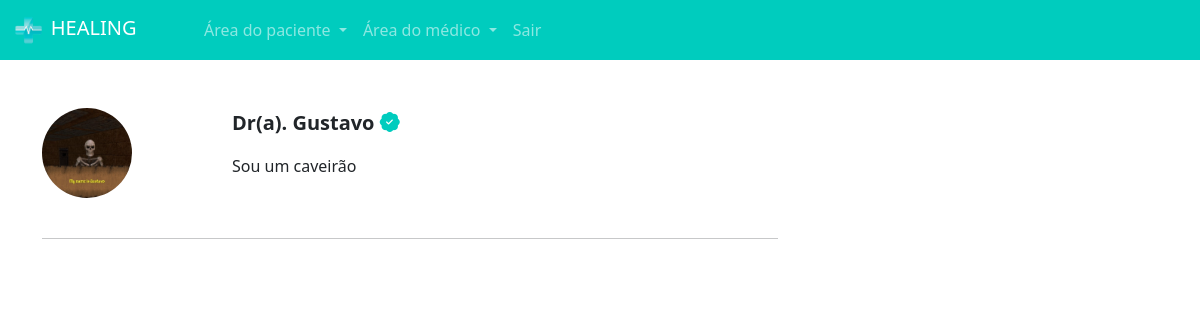
The app's page /pacientes/escolher_horario/2/ (signed in), older data.
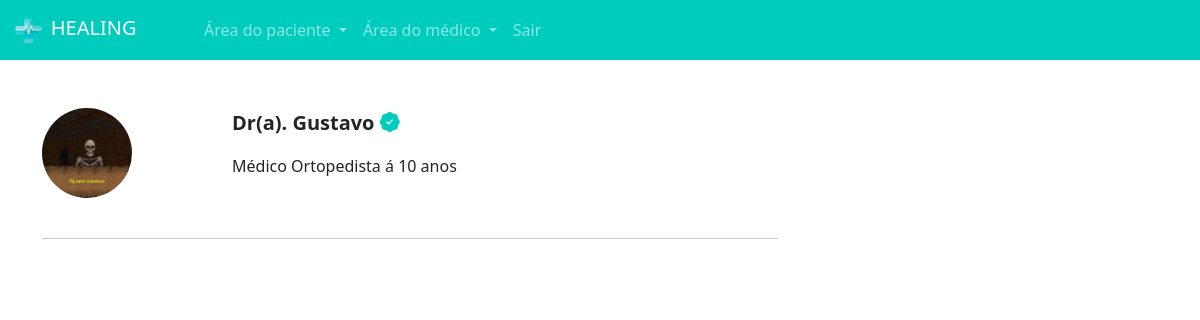
The same page, newer data.
### medico/models.py (models this page shows, shortened)
class DadosMedico(models.Model):
    crm = models.CharField(max_length=8)
    nome = models.CharField(max_length=100)
    cep = models.CharField(max_length=15)
    rua = models.CharField(max_length=100)
    bairro = models.CharField(max_length=100)
    numero = models.IntegerField()
    rg = models.ImageField(upload_to='rgs')
    cedula_identidade_medica = models.ImageField(upload_to='cim')
    foto = models.ImageField(upload_to='fotos_perfil')
    descricao = models.TextField()
    valor_consulta = models.FloatField(default=100)
    user = models.ForeignKey(User, on_delete=models.DO_NOTHING)
    especialidade = models.ForeignKey(Especialidades, on_delete=models.DO_NOTHING)

### paciente/views.py (the view)
# urls.py: path('escolher_horario/<int:id_dados_medicos>/', views.escolher_horario, name="escolher_horario"),
@login_required
def escolher_horario(request, id_dados_medicos):
    if request.method == "GET":
        medico = DadosMedico.objects.get(id=id_dados_medicos)
        datas_abertas = DatasAbertas.objects.filter(user=medico.user).filter(data__gte=datetime.now()).filter(agendado=False)
        return render(request, 'escolher_horario.html', {'medico': medico, 'datas_abertas': datas_abertas, 'is_medico': is_medico(request.user)})

### medico/models.py (called while the page is built)
def is_medico(user):
    return DadosMedico.objects.filter(user=user).exists()

### paciente/templates/escolher_horario.html (shortened to what this page needs)
{% extends "base.html" %}
{% load static %}
{% block 'head' %}
    <link rel="stylesheet" href="{% static 'medicos/css/abrir_horario.css' %}">
    <link rel="stylesheet" href="{% static 'usuarios/css/usuarios.css' %}">
    <link rel="stylesheet" href="{% static 'medicos/css/cadastro_medico.css' %}">
    <link rel="stylesheet" href="{% static 'pacientes/css/home.css' %}">
    <link rel="stylesheet" href="https://cdn.jsdelivr.net/npm/bootstrap-icons@1.11.3/font/bootstrap-icons.min.css">
{% endblock 'head' %}
{% block 'body' %}
{% include "partials/navbar.html" %}
    <div class="container">
        <br><br>
        <div class="row">
            <div class="col-md-8">
                <div class="row">
                    <div class="col-md-3"><img src="{{medico.foto.url}}" class="foto-perfil-card" alt=""></div>
                    <div class="col-md">
                        <p style="font-size: 20px" class="p-bold">Dr(a). {{medico.nome}}  <i class="bi bi-patch-check-fill icon-main"></i></p>
                        <p>{{medico.descricao}}</p>
                    </div>
                </div>
                <br>
                <hr>
            </div>
            <div class="col-md-4">
            </div>
        </div>
    </div>
{% endblock 'body' %}

Row changes from the older to the newer data that the page shows:
changed DadosMedico "Gustavo": descricao "Sou um caveirão" → "Médico Ortopedista á 10 anos"
